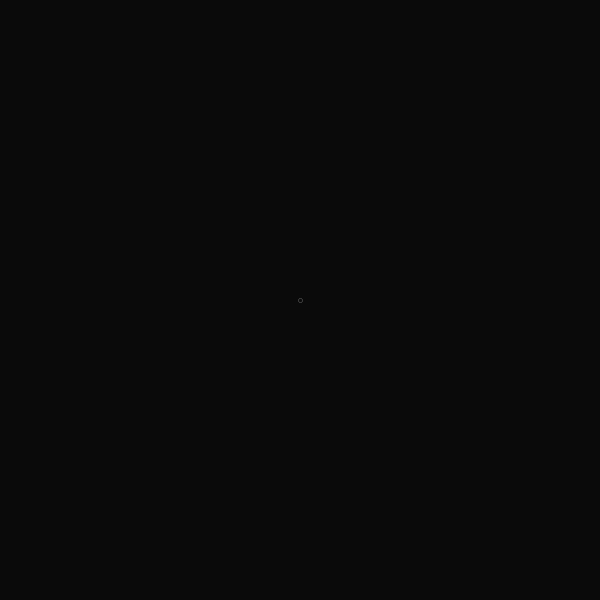
Frame 1 (no input)
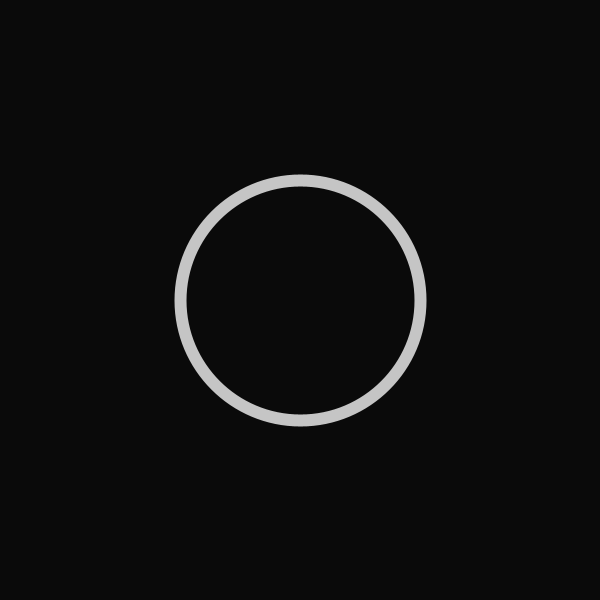
Frame 60 (the mouse pressed at the canvas centre just before this capture)
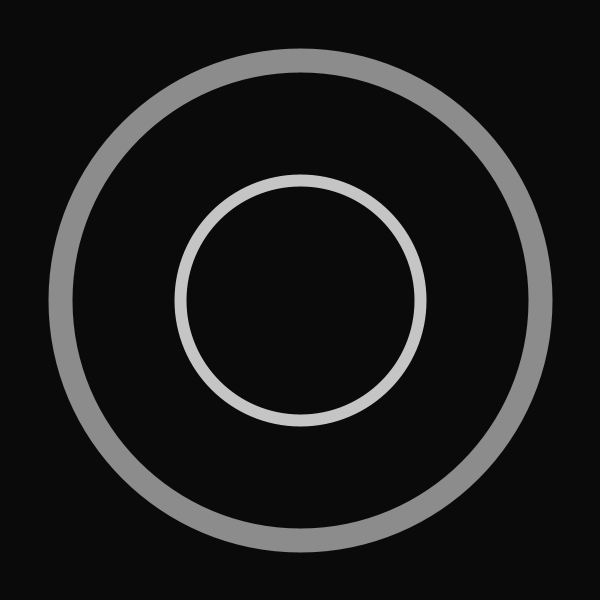
Frame 120 (the mouse held since frame 60 and released just before this capture)

The Processing sketch that drew these frames (run headless with seeded random() and noise(); from frame 60 on, the mouse is pressed at the canvas centre):

// Processing sketch: ripple
// ── ripple.pde
ArrayList<Ripple> ripples;

void setup() {
  size(600, 600);
  ripples = new ArrayList<Ripple>();
  ripples.add(new Ripple(width/2, height/2));
  rectMode(CENTER);
  
}

void draw() {
  
  background(10, 10, 10);
  for (int i = ripples.size() - 1; i >= 0; i--) {
    Ripple r = ripples.get(i);
    
    r.update();
    r.display();
    
  
    if (ripples.get(i).o <= 0.5) {
      ripples.remove(i);
    }
   
  }
}


void mousePressed() {
  ripples.add(new Ripple(mouseX, mouseY));
}

class Ripple {
  float x, y;
  float w;
  float dia;
  float o;
  boolean u, d, l, r; //checks if child ripple is already made
  
  Ripple(float x, float y) {
    this.x = x;
    this.y = y;
    o = 255;
    w = 0;
    
  }
  
  Ripple(float x, float y, float dia, float o, float w) {
    this.x = x;
    this.y = y;
    this.dia = dia;
    this.o = o;
    this.w = w;
    
    if (y < 0) {
      u = true;
    } 
    if (y > height) {
      d = true;
    }
    if (x < 0) {
      l = true;
    }
    if (x > width) {
      r = true;
    }
  }
  
  void update() {
    dia += 4;
    o -= 1;
    w += 0.2;
    
    if (true) {
    
    if (y - dia/2 - w/2 <= 0 && !u) { //up
      u = true;
      ripples.add(new Ripple(x, -y, dia, o, w));
    } 
    if (y + dia/2 + w/2 >= height && !d) { //down
      d = true;
      ripples.add(new Ripple(x, height + height - y, dia, o, w));
    } 
    if (x - dia/2 - w/2 <= 0 && !l) { //left
      l = true;
      ripples.add(new Ripple(-x, y, dia, o, w));
    }
    
    if (x + dia/2 + w/2 >= width && !r) {//right
      r = true;
      ripples.add(new Ripple(width + width - x, y, dia, o, w));
    }
    
    }
    
  }
  
  void display() {
    strokeWeight(w);
    stroke(255, 255, 255, o);
    fill(255, 255, 255, 0);
    ellipse(x, y, dia, dia);
  }
}
  
  
